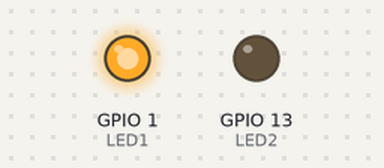
Bench run of a sketch on a simulated ESP8266 (NodeMCU). Shown: output pins drawn as LEDs (lit = HIGH).

Above: at 0.5 s.
At 4.5 s:
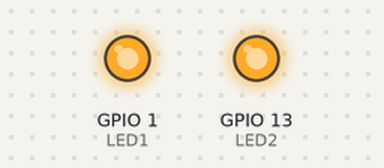
At 8.5 s:
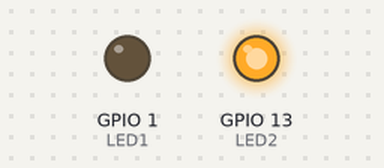
Timing chart, 0 to 9.1 s (numbered marks = the images above):
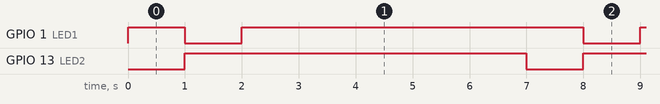

The sketch:

main.ino
```cpp
#include <Arduino.h>
#define LED1 1
#define LED2 13
  unsigned int Sec = 1000;
  unsigned int Min = 60;
void setup() {
  // put your setup code here, to run once:
pinMode(LED1,OUTPUT);
pinMode(LED2,OUTPUT);
digitalWrite(LED1,LOW);
digitalWrite(LED2,LOW);
}

void loop() {
  // put your main code here, to run repeatedly:
digitalWrite(LED1,HIGH);
digitalWrite(LED2,LOW);
delay(1000);
digitalWrite(LED2,HIGH);
digitalWrite(LED1,LOW);
delay(1000);
digitalWrite(LED1,HIGH);
digitalWrite(LED2,HIGH);
delay(5000);

}
```

Measured:
- by itself, GPIO 1 (LED1): repeats every 7.0 s: LOW 1.0 s, HIGH 6.0 s
- by itself, GPIO 13 (LED2): alternates HIGH for 6.0 s and LOW for 1.0 s
- by itself, everything shown: repeats every 7.0 s, in 3 steps
